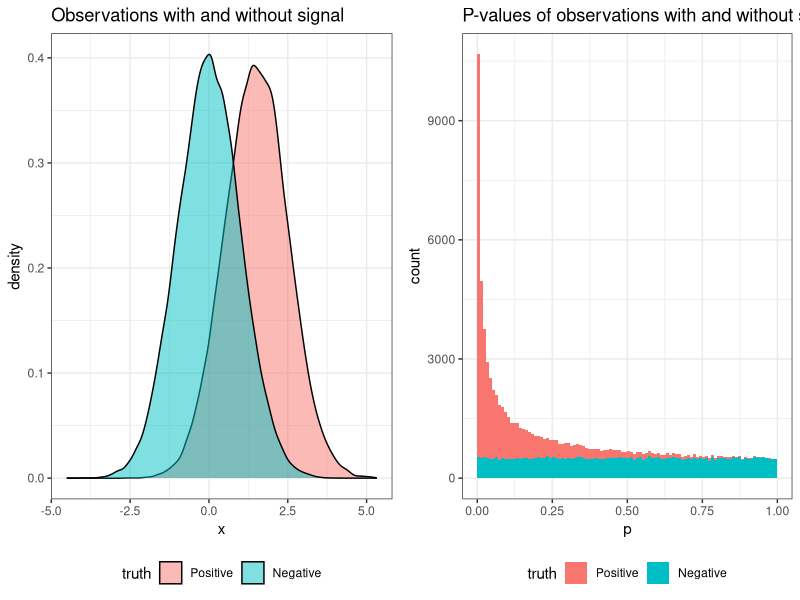
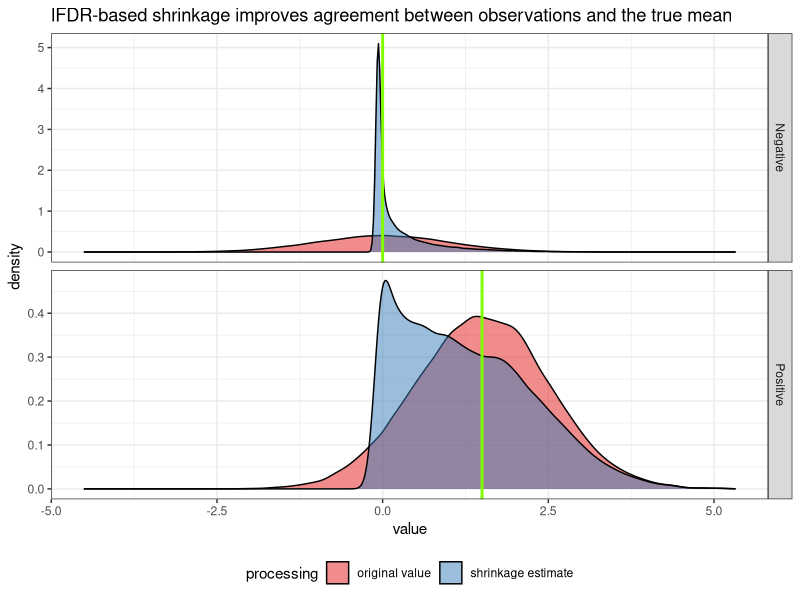

The R script that drew these images, in order:
## ---- chunk 1
knitr::opts_chunk$set(echo = TRUE)
## ---- chunk 2
library(dplyr)
library(ggplot2)
library(tidyr)

# ggplot default theme
theme_set(theme_bw() + theme(legend.position = "bottom"))
## ---- chunk 3
set.seed(1234)
n_sims <- 100000
pi0 <- 0.5
beta <- 1.5

simple_pvalue_mixture <- tibble(truth = c(rep("Positive", n_sims * (1-pi0)), rep("Negative", n_sims * pi0))) %>%
  # positives are centered around beta; negatives around 0
  mutate(truth = factor(truth, levels = c("Positive", "Negative")),
         mu = ifelse(truth == "Positive", beta, 0),
         # observations sampled from a normal distribution centered on 0
         # or beta with an SD of 1 (the default)
         x = rnorm(n(), mean = mu),
         # carryout a 1-tailed wald test about 0 
         p = pnorm(x, lower.tail = FALSE))

observation_grob <- ggplot(simple_pvalue_mixture, aes(x = x, fill = truth)) +
  geom_density(alpha = 0.5) +
  ggtitle("Observations with and without signal")

pvalues_grob <- ggplot(simple_pvalue_mixture, aes(x = p, fill = truth)) +
  geom_histogram(bins = 100, breaks = seq(0, 1, by=0.01)) +
  ggtitle("P-values of observations with and without signal")

gridExtra::grid.arrange(observation_grob, pvalues_grob, ncol = 2)
## ---- chunk 4
# install q-value from bioconductor if needed
# remotes::install_bioc("qvalue")

library(qvalue)
qvalue_estimates <- qvalue(simple_pvalue_mixture$p)
## ---- chunk 5
simple_qvalues <- simple_pvalue_mixture %>%
  mutate(q = qvalue_estimates$qvalues)

fdr_pvalue_cutoff <- max(simple_qvalues$p[simple_qvalues$q < 0.05])

simple_qvalues <- simple_qvalues %>%
  mutate(hypothesis_type = case_when(p <= fdr_pvalue_cutoff & truth == "Positive" ~ "TP",
                                     p <= fdr_pvalue_cutoff & truth == "Negative" ~ "FP",
                                     p > fdr_pvalue_cutoff & truth == "Positive" ~ "FN",
                                     p > fdr_pvalue_cutoff & truth == "Negative" ~ "TN"))

hypothesis_type_counts <- simple_qvalues %>%
  count(hypothesis_type)

TP <- hypothesis_type_counts$n[hypothesis_type_counts$hypothesis_type == "TP"]
FP <- hypothesis_type_counts$n[hypothesis_type_counts$hypothesis_type == "FP"]
FDR <- FP / (TP + FP)

knitr::kable(hypothesis_type_counts) %>%
  kableExtra::kable_styling(full_width = FALSE)
## ---- chunk 6
true_values <- tribble(~ truth, ~ mu,
                       "Positive", beta,
                       "Negative", 0)

shrinkage_estimates <- simple_qvalues %>%
  mutate(lfdr = qvalue_estimates$lfdr,
         xs = x*(1-lfdr)) %>%
  select(truth, x, xs) %>%
  gather(processing, value, -truth) %>%
  mutate(processing = case_when(processing == "x" ~ "original value",
                                processing == "xs" ~ "shrinkage estimate"))

ggplot(shrinkage_estimates, aes(x = value, fill = processing)) +
  geom_density(alpha = 0.5) +
  geom_vline(data = true_values, aes(xintercept = mu), color = "chartreuse", size = 1) +
  facet_grid(truth ~ ., scale = "free_y") +
  scale_fill_brewer(palette = "Set1") +
  ggtitle("lFDR-based shrinkage improves agreement between observations and the true mean")
## ---- chunk 7
shrinkage_estimates %>%
  inner_join(true_values, by = "truth") %>%
  mutate(resid = value - mu) %>%
  group_by(processing) %>%
  summarize(RSS = sum(resid^2)) %>%
  knitr::kable() %>%
  kableExtra::kable_styling(full_width = FALSE)
